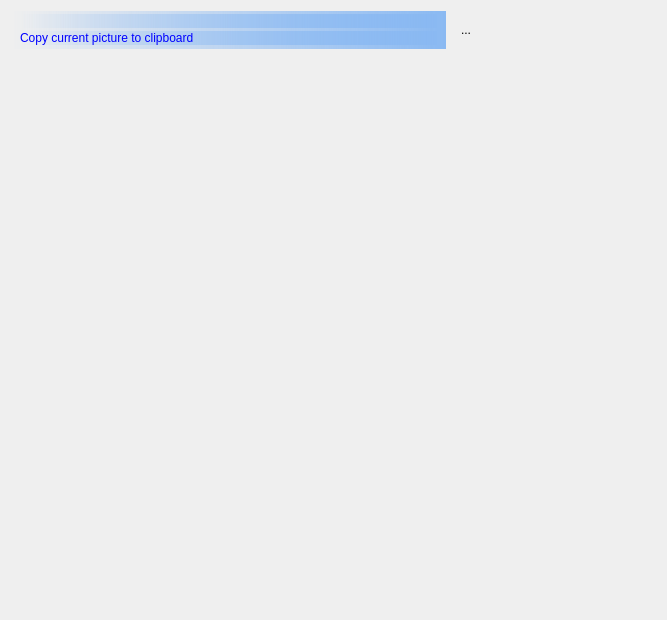
<?xml version="1.0" encoding="UTF-8"?>
<ui version="4.0">
 <class>ImageViewer</class>
 <widget class="QWidget" name="ImageViewer">
  <property name="geometry">
   <rect>
    <x>0</x>
    <y>0</y>
    <width>667</width>
    <height>620</height>
   </rect>
  </property>
  <property name="sizePolicy">
   <sizepolicy hsizetype="Expanding" vsizetype="Expanding">
    <horstretch>0</horstretch>
    <verstretch>0</verstretch>
   </sizepolicy>
  </property>
  <layout class="QVBoxLayout" name="verticalLayout">
   <property name="spacing">
    <number>1</number>
   </property>
   <property name="sizeConstraint">
    <enum>QLayout::SetDefaultConstraint</enum>
   </property>
   <property name="bottomMargin">
    <number>2</number>
   </property>
   <item>
    <layout class="QHBoxLayout" name="horizontalLayout">
     <item>
      <widget class="QWidget" name="widget" native="true">
       <property name="sizePolicy">
        <sizepolicy hsizetype="Expanding" vsizetype="Preferred">
         <horstretch>0</horstretch>
         <verstretch>0</verstretch>
        </sizepolicy>
       </property>
       <property name="minimumSize">
        <size>
         <width>275</width>
         <height>0</height>
        </size>
       </property>
       <property name="styleSheet">
        <string notr="true">background: qlineargradient(spread:pad, x1:0, y1:0, x2:1, y2:0, stop:0 rgba(138, 185, 242, 0), stop:1 rgba(138, 185, 242, 255))</string>
       </property>
       <layout class="QVBoxLayout" name="verticalLayout_2">
        <property name="spacing">
         <number>2</number>
        </property>
        <property name="topMargin">
         <number>2</number>
        </property>
        <property name="rightMargin">
         <number>9</number>
        </property>
        <property name="bottomMargin">
         <number>2</number>
        </property>
        <item>
         <widget class="QLabel" name="information">
          <property name="sizePolicy">
           <sizepolicy hsizetype="Preferred" vsizetype="Fixed">
            <horstretch>0</horstretch>
            <verstretch>0</verstretch>
           </sizepolicy>
          </property>
          <property name="styleSheet">
           <string notr="true">background: qcolor(rgba(0,0,0,0))</string>
          </property>
          <property name="text">
           <string/>
          </property>
         </widget>
        </item>
        <item>
         <widget class="QLabel" name="copyToClipboard">
          <property name="sizePolicy">
           <sizepolicy hsizetype="Preferred" vsizetype="Fixed">
            <horstretch>0</horstretch>
            <verstretch>0</verstretch>
           </sizepolicy>
          </property>
          <property name="styleSheet">
           <string notr="true">background: qcolor(rgba(0,0,0,0))</string>
          </property>
          <property name="text">
           <string comment="IDC_COPYTOCLIPBOARD">&lt;a href='.' style='text-decoration: none;'&gt;Copy current picture to clipboard&lt;/a&gt;</string>
          </property>
         </widget>
        </item>
       </layout>
      </widget>
     </item>
     <item>
      <widget class="QToolButton" name="fourCorners">
       <property name="sizePolicy">
        <sizepolicy hsizetype="Preferred" vsizetype="Preferred">
         <horstretch>0</horstretch>
         <verstretch>0</verstretch>
        </sizepolicy>
       </property>
       <property name="minimumSize">
        <size>
         <width>38</width>
         <height>38</height>
        </size>
       </property>
       <property name="maximumSize">
        <size>
         <width>64</width>
         <height>64</height>
        </size>
       </property>
       <property name="styleSheet">
        <string notr="true">border: none</string>
       </property>
       <property name="text">
        <string notr="true">...</string>
       </property>
       <property name="icon">
        <iconset resource="../resources.qrc">
         <normaloff>:/4Corners.png</normaloff>:/4Corners.png</iconset>
       </property>
       <property name="iconSize">
        <size>
         <width>38</width>
         <height>38</height>
        </size>
       </property>
      </widget>
     </item>
     <item>
      <widget class="QLinearGradientCtrl" name="gamma" native="true">
       <property name="minimumSize">
        <size>
         <width>170</width>
         <height>0</height>
        </size>
       </property>
      </widget>
     </item>
    </layout>
   </item>
   <item>
    <layout class="QHBoxLayout" name="horizontalLayout_2">
     <item>
      <widget class="DSS::ImageView" name="picture" native="true">
       <property name="sizePolicy">
        <sizepolicy hsizetype="Expanding" vsizetype="Expanding">
         <horstretch>0</horstretch>
         <verstretch>0</verstretch>
        </sizepolicy>
       </property>
       <property name="minimumSize">
        <size>
         <width>450</width>
         <height>300</height>
        </size>
       </property>
      </widget>
     </item>
    </layout>
   </item>
  </layout>
 </widget>
 <customwidgets>
  <customwidget>
   <class>QLinearGradientCtrl</class>
   <extends>QWidget</extends>
   <header location="global">QLinearGradientCtrl.h</header>
   <container>1</container>
  </customwidget>
  <customwidget>
   <class>DSS::ImageView</class>
   <extends>QWidget</extends>
   <header>imageview.h</header>
   <container>1</container>
  </customwidget>
 </customwidgets>
 <resources>
  <include location="../resources.qrc"/>
 </resources>
 <connections/>
</ui>
